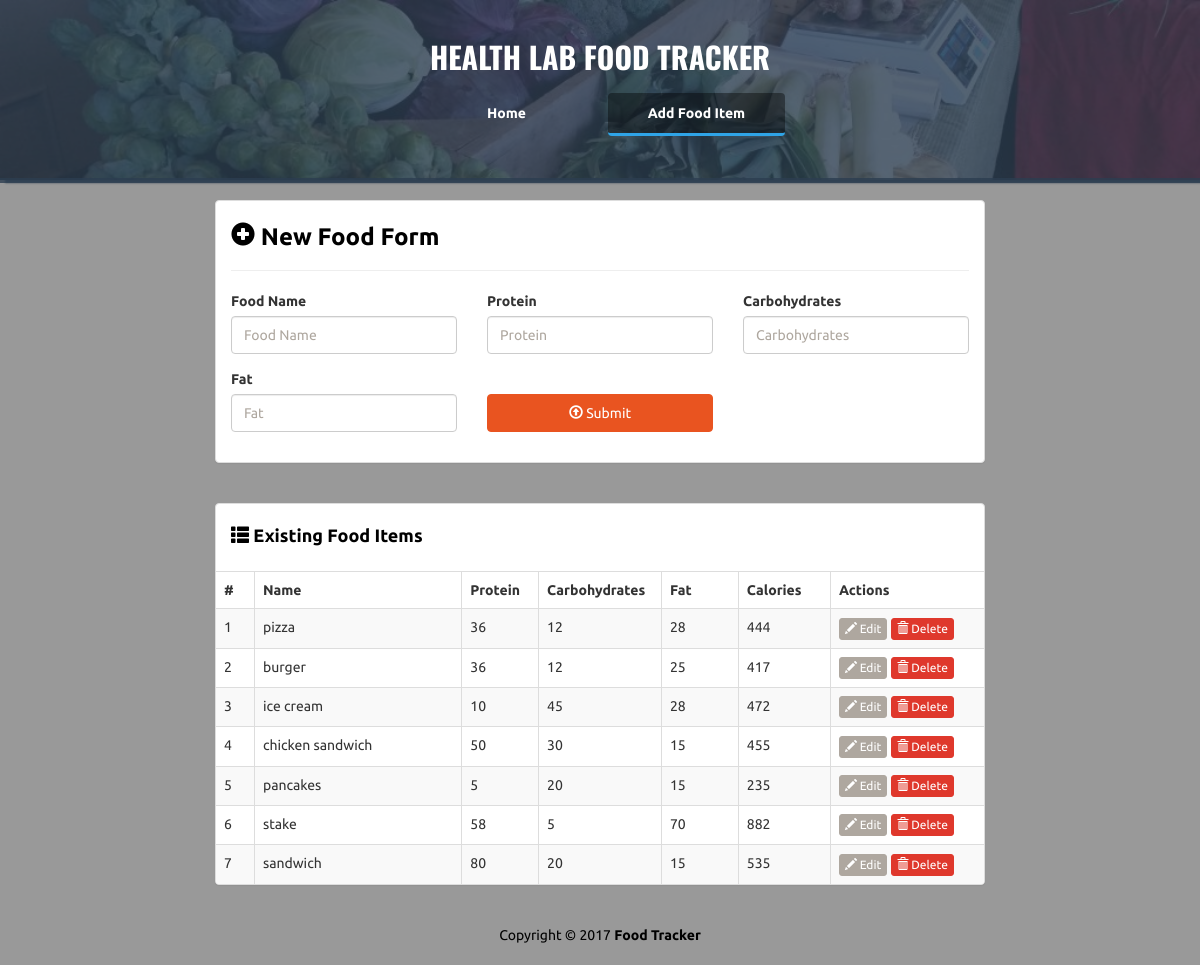
Page /add on the committed database.
### server/models.py (models this page shows)
class Food(db.Model):
    id = db.Column(db.Integer,primary_key = True)
    name = db.Column(db.String(50), unique = True, nullable = False)
    protiens = db.Column(db.Integer, nullable = False)
    carbs = db.Column(db.Integer, nullable = False)
    fats = db.Column(db.Integer, nullable = False)
    @property
    def calories(self):
        return self.protiens * 4 + self.carbs * 4 + self.fats * 9

### server/routes.py (the view, shortened to what this page needs)
@app.route('/add', methods=['GET','POST'])
def add():
    foods = Food.query.all()
    return render_template('addd.html', foods = foods, food=None, title='Food Tracker')

### server/templates/addd.html (shortened to what this page needs)
<!DOCTYPE html>
<html lang="en">
	<head>
		<link rel="stylesheet" href="{{url_for('static', filename='bs/css/united.min.css')}}" />
		<link rel="stylesheet" href="{{url_for('static', filename='styless.css')}}" />
	</head>
	<body>
		<div class="container-fluid" id="wrapper">
			<div class="row" id="homeJumbo">
				<div class="overlay"></div>
				<div class="col-lg-12">
					<h1>
						<a href="{{url_for('indexx')}}">HEALTH LAB FOOD TRACKER</a>
					</h1>
					<div class="row t20">
						<div class="col-lg-4 col-lg-offset-4">
							<ul class="nav nav-pills nav-justified">
							  <li role="presentation">
							  	<a href="{{url_for('indexx')}}" title="Home">Home</a>
							  </li>
							  <li role="presentation" class="active">
							  	<a href="{{url_for('add')}}" title="Add Food Item">Add Food Item</a>
							  </li>
							</ul>
						</div>
					</div>
				</div>
			</div>
			<div class="row t20">
				<div class="col-lg-8 col-lg-offset-2">
					<div class="panel panel-default">
						<div class="panel-body">
							<h3 class="lean-h text-black">
								<i class="glyphicon glyphicon-plus-sign"></i> New Food Form
							</h3>
							<hr />
							<form action="{{url_for('add')}}" method="POST" role="form">
								<div class="row">
									<div class="col-lg-4">
										<div class="form-group">
											<label for="food-name">Food Name</label>
						                  	<input type="text" class="form-control" id="food-name" name="food-name" placeholder="Food Name" value="{{food.name}}" autofocus>
										</div>
									</div>
									<div class="col-lg-4">
										<div class="form-group">
						                  <label for="protein">Protein</label>
						                  <input type="number" class="form-control" id="protein" name="protein" placeholder="Protein" value="{{food.protiens}}">
						                </div>
									</div>
									<div class="col-lg-4">
										<div class="form-group">
						                  <label for="carbohydrates">Carbohydrates</label>
						                  <input type="number" class="form-control" id="carbohydrates" name="carbohydrates" placeholder="Carbohydrates"value="{{food.carbs}}">
						                </div>
									</div>
								</div>
								<div class="row">
									<div class="col-lg-4">
										<div class="form-group">
						                  <label for="fat">Fat</label>
						                  <input type="number" class="form-control" id="fat" name="fat" placeholder="Fat"value="{{food.fats}}">
						                </div>
									</div>
									<div class="col-lg-4">
										<div class="form-group">
											<button type="submit" class="btn btn-primary btn-block">
												<i class="glyphicon glyphicon-upload"></i> Submit
											</button>
										</div>
									</div>
								</div>
							</form>
						</div>
					</div>
				</div>
			</div>
			<div class="row t20">
				<div class="col-lg-8 col-lg-offset-2">
					<div class="panel panel-default">
						<div class="panel-body">
							<h4 class="lean-h text-black">
								<i class="glyphicon glyphicon-th-list"></i> Existing Food Items
							</h4>
						</div>
						<div class="table-responsive">
							<table class="table table-striped table-hover table-bordered">
								<thead>
									<tr>
										<th style="width: 5%;">#</th>
										<th>Name</th>
										<th style="width: 10%;">Protein</th>
										<th style="width: 16%;">Carbohydrates</th>
										<th style="width: 10%;">Fat</th>
										<th style="width: 12%;">Calories</th>
										<th style="width: 20%;">Actions</th>
									</tr>
								</thead>
								<tbody>
									{%for food in foods%}
									<tr>
										<td>{{food.id}}</td><td>{{food.name}}</td><td>{{food.protiens}}</td>
										<td>{{food.carbs}}</td><td>{{food.fats}}</th><td>{{food.calories}}</td>
										<td>
											<a href="{{url_for('edit_food', food_id = food.id)}}" class="btn btn-default btn-xs">
												<i class="glyphicon glyphicon-pencil"></i> Edit
											</a>
											<a href="{{url_for('delete_food', food_id = food.id)}}" class="btn btn-danger btn-xs">
												<i class="glyphicon glyphicon-trash"></i> Delete
											</a>
										</td>
									</tr>
									{%endfor%}
								</tbody>
							</table>
						</div>
					</div>
				</div>
			</div>
			<footer>
				<div class="row pad">
					<div class="col-lg-12 text-center">
						Copyright &copy; 2017 <strong>Food Tracker</strong>
					</div>
				</div>
			</footer>
		</div>
	</body>
</html>

### server/static/styless.css (style rules this page uses)
body { background: rgba(0, 0, 0, .4); font-family: 'Ubuntu', sans-serif; }
#homeJumbo { position: relative; min-height: 180px; background: rgba(44, 62, 80, .8); background-image: url('./img/bg.jpg'); background-size: cover; background-repeat: no-repeat; border-bottom: 2px solid rgba(44, 62, 80, .8); box-shadow: 7px 1px 2px 2px rgba(44, 62, 80, .8); }
#homeJumbo > div.overlay { position: absolute; height: 183px; width: 100%; background: rgba(44, 62, 80, .8); }
#homeJumbo h1 { font-size: 30px; color: white; font-family: 'Oswald'; text-align: center; padding-top: 20px; font-weight: bolder; }
#homeJumbo h1 > a { color: white; text-decoration: none; }
.t20 { margin-top: 20px; }
.nav-pills>li.active>a, .nav-pills>li.active>a:hover, .nav-pills>li.active>a:focus { color: white; border-bottom: 3px solid #2fa4e7; font-weight: bolder; background: rgba(0, 0, 0, .4); }
.nav-justified>li>a { color: white; font-weight: bolder; }
.nav-pills>li+li { padding-left: 10px; }
.lean-h { margin-top: 5px; margin-bottom: 10px; font-weight: bolder; }
.text-black { color: black !important; }
footer { margin-top: 20px; color: black; margin-bottom: 20px; }

### rows in the picture
Food: id "1", name "pizza", protiens "36", carbs "12", fats "28", calories "444"
Food: id "2", name "burger", protiens "36", carbs "12", fats "25", calories "417"
Food: id "3", name "ice cream", protiens "10", carbs "45", fats "28", calories "472"
Food: id "4", name "chicken sandwich", protiens "50", carbs "30", fats "15", calories "455"
Food: id "5", name "pancakes", protiens "5", carbs "20", fats "15", calories "235"
Food: id "6", name "stake", protiens "58", carbs "5", fats "70", calories "882"
Food: id "7", name "sandwich", protiens "80", carbs "20", fats "15", calories "535"
